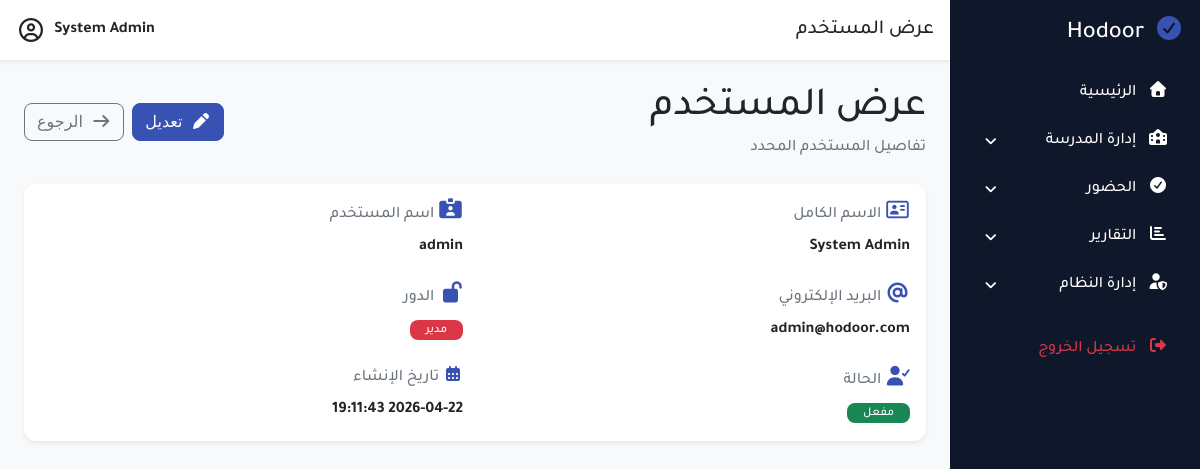
Screenshot of /modules/users/view.php?id=1 (signed in) with the database file from the repository.
### tables this page shows
CREATE TABLE users
(
    id         INT AUTO_INCREMENT PRIMARY KEY,
    full_name  VARCHAR(100) NOT NULL,
    username   VARCHAR(50)  NOT NULL UNIQUE,
    email      VARCHAR(100) NULL,
    password   VARCHAR(255) NOT NULL,
    role       ENUM('admin', 'teacher', 'supervisor') DEFAULT 'teacher',
    status     TINYINT(1) DEFAULT 1,
    created_at TIMESTAMP DEFAULT CURRENT_TIMESTAMP
);

### classes/clsPath.php (called while the page is built, shortened)
<?php
class clsPath
{
    private static $domain = "http://localhost/Hodoor/";
    public static function root()
    {
        return self::$domain;
    }
    public static function modules()
    {
        return self::root() . "modules/";
    }
    public static function users()
    {
        return self::modules() . "users/";
    }
}

### classes/clsUser.php (called while the page is built, shortened)
<?php
class clsUser
{
    private $conn;
    public function __construct($db)
    {
        $this->conn = $db;
    }
    private function fill($data)
    {
        $this->id = $data['id'] ?? null;
        $this->full_name = $data['full_name'] ?? null;
        $this->username = $data['username'] ?? null;
        $this->email = $data['email'] ?? null;
        $this->role = $data['role'] ?? null;
        $this->status = $data['status'] ?? null;
        $this->created_at = $data['created_at'] ?? null;
    }
    public function loadById($id)
    {
        $query = "SELECT * FROM users WHERE id = :id LIMIT 1";
        $stmt = $this->conn->prepare($query);
        $stmt->execute([
            ':id' => (int)$id
        ]);
        $user = $stmt->fetch(PDO::FETCH_ASSOC);
        return true;
    }
}

### classes/clsHelper.php (called while the page is built, shortened)
<?php
class clsHelper
{
    public static function e($value)
    {
        return htmlspecialchars((string)$value, ENT_QUOTES, 'UTF-8');
    }
    public static function get($key, $default = null)
    {
        return isset($_GET[$key]) ? trim($_GET[$key]) : $default;
    }
}

### modules/users/view.php (the view, shortened to what this page needs)
<?php
require_once '../../includes/app.php';
$id = clsHelper::get('id');
$user = new clsUser($conn);
if (!$id || !$user->loadById($id)) {
    clsHelper::setMessage('error', 'المستخدم غير موجود');
    clsHelper::redirect(clsPath::users() . 'index.php');
}
?>
<?php require_once '../../includes/header.php'; ?>
<?php require_once '../../includes/sidebar.php'; ?>
    <div class="main-content w-100">
        <?php require_once '../../includes/navbar.php'; ?>
        <div class="content p-4">
            <div class="d-flex justify-content-between align-items-center mb-4">
                <div>
                    <h1 class="mb-1">عرض المستخدم</h1>
                    <p class="text-muted mb-0">تفاصيل المستخدم المحدد</p>
                </div>
                <div class="d-flex gap-2">
                    <a href="<?= clsPath::users(); ?>edit.php?id=<?= $user->id; ?>" class="btn btn-primary">
                        <i class="fa fa-pen me-1"></i>
                        تعديل
                    </a>
                    <a href="<?= clsPath::users(); ?>index.php" class="btn btn-outline-secondary">
                        <i class="fa fa-arrow-right me-1"></i>
                        الرجوع
                    </a>
                </div>
            </div>
            <div class="card shadow-sm border-0">
                <div class="card-body">
                    <div class="row g-4">
                        <div class="col-md-6">
                            <label class="form-label text-muted">
                                <i class="fa-regular fa-address-card fs-5 text-primary"></i>
                                الاسم الكامل
                            </label>
                            <div class="fw-semibold"><?= clsHelper::e($user->full_name); ?></div>
                        </div>
                        <div class="col-md-6">
                            <label class="form-label text-muted">
                                <i class="fa-solid fa-id-card-clip fs-5 text-primary"></i>
                                اسم المستخدم
                            </label>
                            <div class="fw-semibold"><?= clsHelper::e($user->username); ?></div>
                        </div>
                        <div class="col-md-6">
                            <label class="form-label text-muted">
                                <i class="fa-solid fa-at fs-5 text-primary"></i>
                                البريد الإلكتروني
                            </label>
                            <?php if ($user->email): ?>
                                <div class="fw-semibold"><?= clsHelper::e($user->email); ?></div>
                            <?php else: ?>
                                <div class="fw-semibold">لايوجد</div>
                            <?php endif; ?>
                        </div>
                        <div class="col-md-6">
                            <label class="form-label text-muted">
                                <i class="fa-solid fa-lock-open fs-5 text-primary"></i>
                                الدور
                            </label>
                            <div class="fw-semibold">
                                <?php if ($user->role === 'admin'): ?>
                                    <span class="badge bg-danger font-weight-500 px-3">مدير</span>
                                <?php elseif ($user->role === 'teacher'): ?>
                                    <span class="badge bg-primary font-weight-500 px-3">معلم</span>
                                <?php elseif ($user->role === 'supervisor'): ?>
                                    <span class="badge bg-warning text-dark font-weight-500 px-3">مشرف</span>
                                <?php else: ?>
                                    <span class="badge bg-secondary font-weight-500 px-3"><?= clsHelper::e($user->role); ?></span>
                                <?php endif; ?>
                            </div>
                        </div>
                        <div class="col-md-6">
                            <label class="form-label text-muted">
                                <i class="fa-solid fa-user-check fs-5 text-primary"></i>
                                الحالة
                            </label>
                            <div class="fw-semibold">
                                <?php if ((int)$user->status === 1): ?>
                                    <span class="badge bg-success font-weight-500 px-3">مفعل</span>
                                <?php else: ?>
                                    <span class="badge bg-secondary font-weight-500 px-3">غير مفعل</span>
                                <?php endif; ?>
                            </div>
                        </div>
                        <div class="col-md-6">
                            <label class="form-label text-muted">
                                <i class="fa-solid fa-calendar-days f2-5 text-primary"></i>
                                تاريخ الإنشاء
                            </label>
                            <div class="fw-semibold"><?= clsHelper::e($user->created_at); ?></div>
                        </div>
                    </div>
                </div>
            </div>
        </div>
    </div>
<?php require_once '../../includes/footer.php'; ?>

### assets/css/dashboard.css (style rules this page uses)
.main-content { background: #f8f9fa; min-width: 0; }
.content { min-height: calc(100vh - 60px); }

### assets/css/mainColors.css (style rules this page uses)
:root { --main-color: #3852b4; --main-color-hover: #2f4599; --main-color-dark: #263a82; --main-color-light: #eef2ff; --secondary-color: #5e7ac4; --body-bg: #f8f9fa; --box-bg: #ffffff; --text-color: #212529; --text-muted: #6c757d; --white-color: #ffffff; --border-color: #dee2e6; --border-light: #edf0f5; --success-color: #198754; --danger-color: #dc3545; --warning-color: #ffc107; --info-color: #0dcaf0; --main-radius: 12px; --small-radius: 8px; --main-shadow: 0 6px 18px rgba(0, 0, 0, 0.08); --soft-shadow: 0 3px 10px rgba(0, 0, 0, 0.05); --focus-shadow: 0 0 0 0.25rem rgba(56, 82, 180, 0.25); }
body { background-color: var(--body-bg); color: var(--text-color); }
.text-muted { color: var(--text-muted) !important; }
.text-primary { color: var(--main-color) !important; }
.btn { border-radius: var(--small-radius); }
.btn-primary { color: var(--white-color) !important; background-color: var(--main-color) !important; border-color: var(--main-color) !important; }
.card { background-color: var(--box-bg); border-color: var(--border-color); border-radius: var(--main-radius); box-shadow: var(--soft-shadow); }
.form-label { color: var(--text-color); }
.badge { border-radius: var(--small-radius); }

### rows the page displays
users: full_name "System Admin", username "admin", email "admin@hodoor.com", created_at "2026-04-22 19:11:43"

### other values shown
clsHelper::e($title ?? '') "عرض المستخدم"
